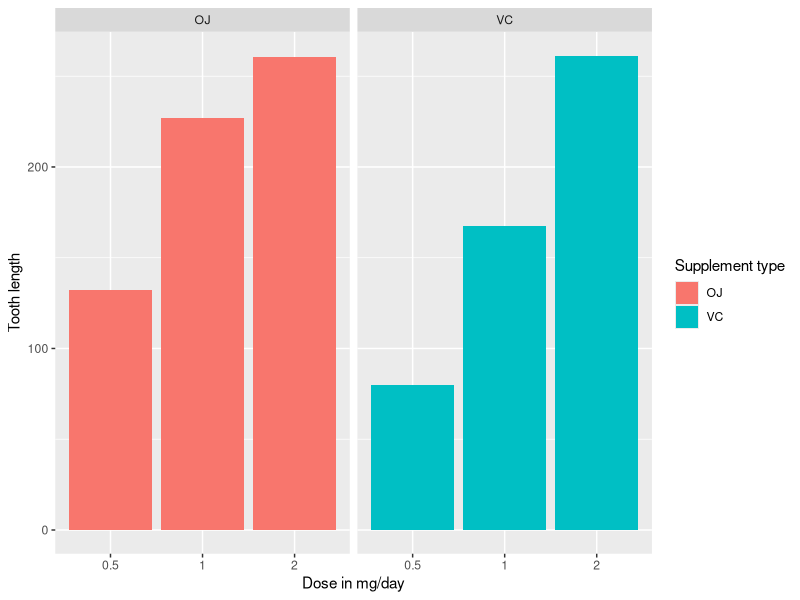
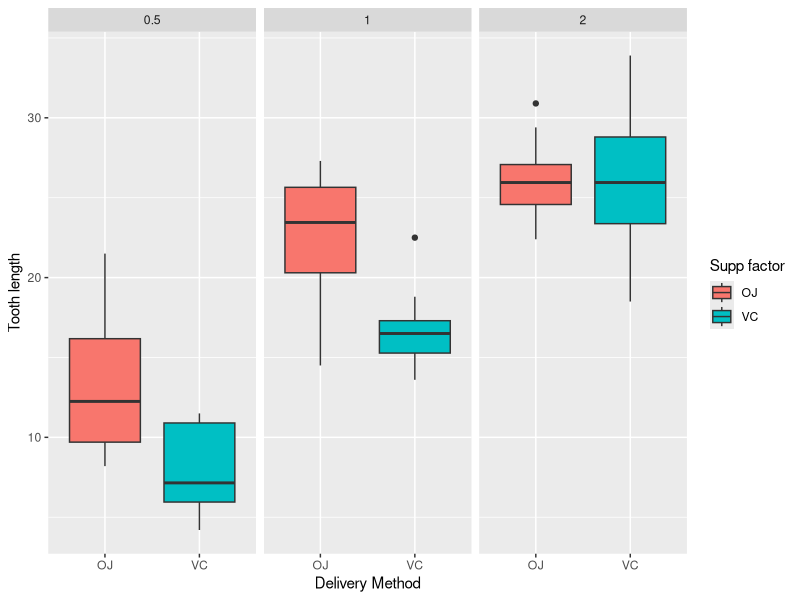

Reproduce these figures in R, in order.
## ---- chunk 1
library(datasets)
library(ggplot2)
data <- ToothGrowth
g <- ggplot(data = ToothGrowth, aes(x = as.factor(`dose`), 
                                           y = `len`, 
                                           fill = `supp`)) 

g <- g + geom_bar(stat = "identity")
g <- g + xlab("Dose in mg/day") 
g <- g + ylab('Tooth length')
g <- g + facet_grid((.~supp))
g <- g + guides(fill = guide_legend((title = "Supplement type")))
print(g)

## ---- chunk 2
g <- ggplot(data = ToothGrowth, aes(x = as.factor(`supp`), 
                                           y = `len`)) 
g <- g + geom_boxplot(aes(fill = supp))
g <- g + facet_grid((.~dose))
g <- g + xlab("Delivery Method") 
g <- g + ylab('Tooth length')
g <- g + guides(fill = guide_legend((title = "Supp factor")))
print(g)
## ---- chunk 3
fit <- lm(len ~ dose + supp, data = ToothGrowth)
summary(fit)
## ---- chunk 4
confint(fit)
